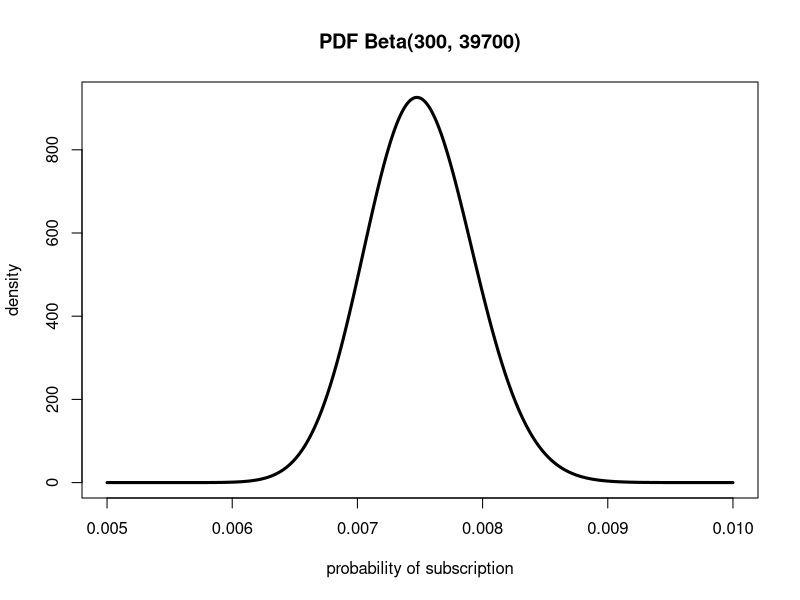

Source code (R):
# beta PDF ----------------------------------------------------------------
# reference : Bayesian Statistics the Fun Way
# chapter 13
xs = seq(0.005, 0.01, by = 0.00001)
xs_all = seq(0, 1, by = 0.00001)

# beta distribution
prob_beta = dbeta(xs, 300, 40000 - 300)

plot(xs, prob_beta, 
     type = 'l',
     lwd = 3,
     ylab = 'density',
     xlab = "probability of subscription",
     main = "PDF Beta(300, 39700)")

# CDF for beta distribution
pbeta(0.0065, 300, 39700)
pbeta(0.0085, 300, 39700)

# quantiles
qbeta(0.999, 300, 39700)
